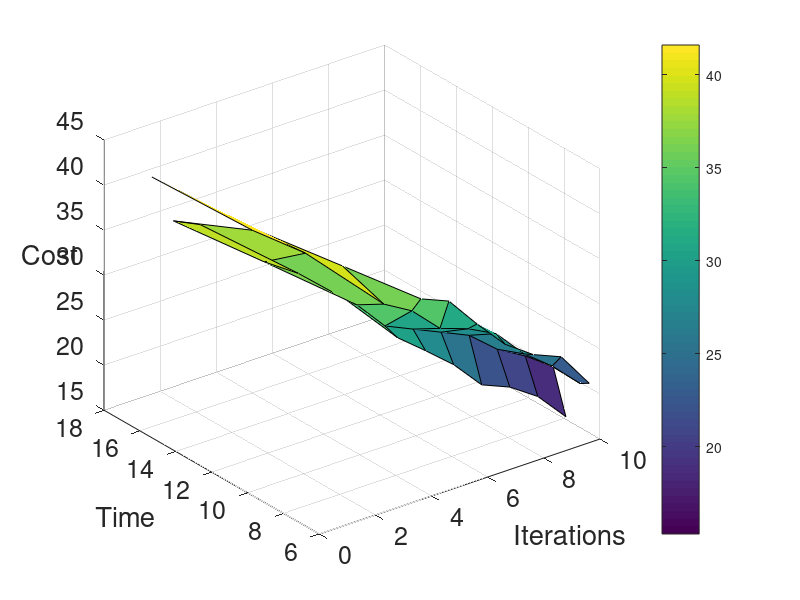

Here is the MATLAB script that generated this plot:
clc,clear,close all

%for c=0.1:0.1:1
X = [1	2	3	4	5	6	7	8	9	10; 1	2	3	4	5	6	7	8	9	10; 1	2	3	4	5	6	7	8	9	10; 1	2	3	4	5	6	7	8	9	10];
Y = [14.2	10.3	9.3	7.9	7.9	7.9	7.9	7.9	7.9	7.9; 15.7	12.2	8.6	8.6	8.6	8.6	8.6	8.6	8.6	8.6; 11.3	9.9	7.1	7.1	7.1	7.1	7.1	7.1	7.1	7.1; 16.9	13.1	9.4	6.6	6.6	6.6	6.6	6.6	6.6	6.6];
%[X,Y] = meshgrid(1:1:10,y);
%X=[0.1,0.2,0.3,0.4
%X=tril(X);
%Y=tril(Y);
%Z=[0.7 0.17 0.17 0.17 0.7 0.17 0.05 0.08 0.08; 0.17 0.7 0.7 0.7 0.08 0.08 0.7 0.17 0.17;0.08 0.08 0.08 0.08 0.17 0.7 0.17 0.05 0.05;0.05 0.05 0.05 0.05 0.05 0.05 0.08 0.7 0.7];
%sZ=[0.316546763 0.316546763 0.366906475 0.503597122 0.690647482 0.690647482 0.726618705 0.820143885 0.820143885 ; 0.237410072 0.402877698 0.402877698 0.561151079 0.561151079 0.625899281 0.784172662 0.884892086 0.956834532; 0.014388489 0.136690647 0.258992806 0.402877698 0.589928058 0.705035971 0.748201439 0.784172662 0.791366906; 0 0.035971223 0.215827338 0.352517986 0.381294964 0.467625899 0.741007194 1 1];
%Z=[0.368 0.368 0.396 0.472 0.576 0.576 0.596 0.648 0.648; 0.324 0.416 0.416 0.504 0.504 0.54 0.628 0.684 0.724; 0.2 0.268 0.336 0.416 0.52 0.584 0.608 0.628 0.632; 0.192 0.212 0.312 0.388 0.404 0.452 0.604 0.748 0.748];
Z=[38.9	36.9	34.2	30.4	27.9	25.3	22	20.7	18.6	15.3; 37.6	36	34.3	30.9	29.5	28.1	26.7	24.1	22.3	20; 41.6	39.6	36.1	34.3	31.3	30.2	28.6	25.3	22.9	19.9; 41.1	38.9	37.7	36.2	34.9	31.3	28	25.8	24.5	20.5];
%Z=[38.9	37.6	41.6	41.1; 36.9	36	39.6	38.9; 34.2	34.3	36.1	37.7; 30.4	30.9	34.3	36.2; 27.9	29.5	31.3	34.9; 25.3	28.1	30.2	31.3; 22	26.7	28.6	28; 20.7	24.1	25.3	25.8; 18.6	22.3	22.9	24.5; 15.3	20	19.9	20.5];
%Z=(((X)./Y).^(1./(Y-X)));
%Z = sin(X) + cos(Y);
figure
surf(X,Y,Z);
colorbar
grid on
xlabel('Iterations','FontSize',22)
ylabel('Time','FontSize',22)
zlabel('Cost','FontSize',22)
set(get(gca,'zlabel'),'rotation',360)
set(gca,'Fontsize', 18);
